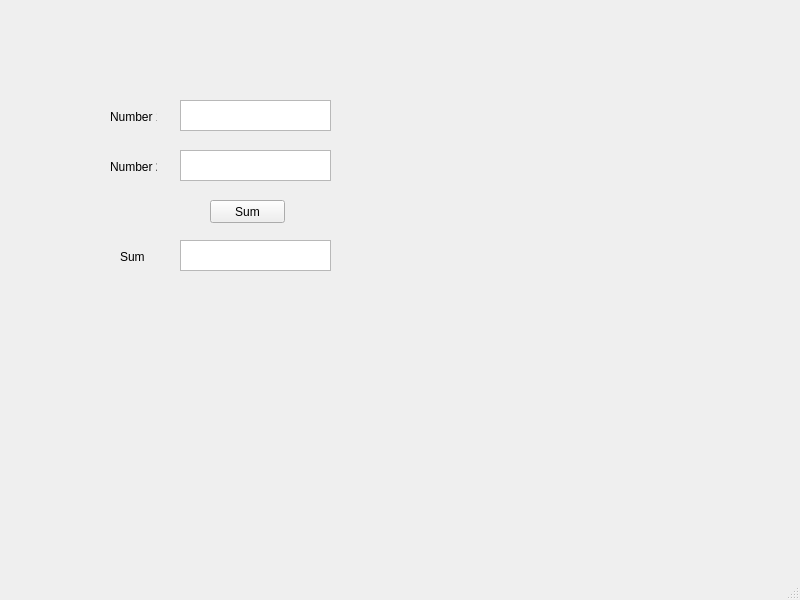
<?xml version="1.0" encoding="UTF-8"?>
<ui version="4.0">
 <class>MainWindow</class>
 <widget class="QMainWindow" name="MainWindow">
  <property name="geometry">
   <rect>
    <x>0</x>
    <y>0</y>
    <width>800</width>
    <height>600</height>
   </rect>
  </property>
  <property name="windowTitle">
   <string>MainWindow</string>
  </property>
  <widget class="QWidget" name="centralwidget">
   <widget class="QTextEdit" name="textEdit">
    <property name="geometry">
     <rect>
      <x>180</x>
      <y>100</y>
      <width>151</width>
      <height>31</height>
     </rect>
    </property>
   </widget>
   <widget class="QTextEdit" name="textEdit_2">
    <property name="geometry">
     <rect>
      <x>180</x>
      <y>150</y>
      <width>151</width>
      <height>31</height>
     </rect>
    </property>
   </widget>
   <widget class="QLabel" name="label">
    <property name="geometry">
     <rect>
      <x>110</x>
      <y>110</y>
      <width>47</width>
      <height>13</height>
     </rect>
    </property>
    <property name="text">
     <string>Number 1</string>
    </property>
   </widget>
   <widget class="QLabel" name="label_2">
    <property name="geometry">
     <rect>
      <x>110</x>
      <y>160</y>
      <width>47</width>
      <height>13</height>
     </rect>
    </property>
    <property name="text">
     <string>Number 2</string>
    </property>
   </widget>
   <widget class="QPushButton" name="pushButton">
    <property name="geometry">
     <rect>
      <x>210</x>
      <y>200</y>
      <width>75</width>
      <height>23</height>
     </rect>
    </property>
    <property name="text">
     <string>Sum</string>
    </property>
   </widget>
   <widget class="QTextEdit" name="textEdit_3">
    <property name="geometry">
     <rect>
      <x>180</x>
      <y>240</y>
      <width>151</width>
      <height>31</height>
     </rect>
    </property>
   </widget>
   <widget class="QLabel" name="label_3">
    <property name="geometry">
     <rect>
      <x>120</x>
      <y>250</y>
      <width>47</width>
      <height>13</height>
     </rect>
    </property>
    <property name="text">
     <string>Sum</string>
    </property>
   </widget>
  </widget>
  <widget class="QMenuBar" name="menubar">
   <property name="geometry">
    <rect>
     <x>0</x>
     <y>0</y>
     <width>800</width>
     <height>21</height>
    </rect>
   </property>
  </widget>
  <widget class="QStatusBar" name="statusbar"/>
 </widget>
 <resources/>
 <connections/>
</ui>
